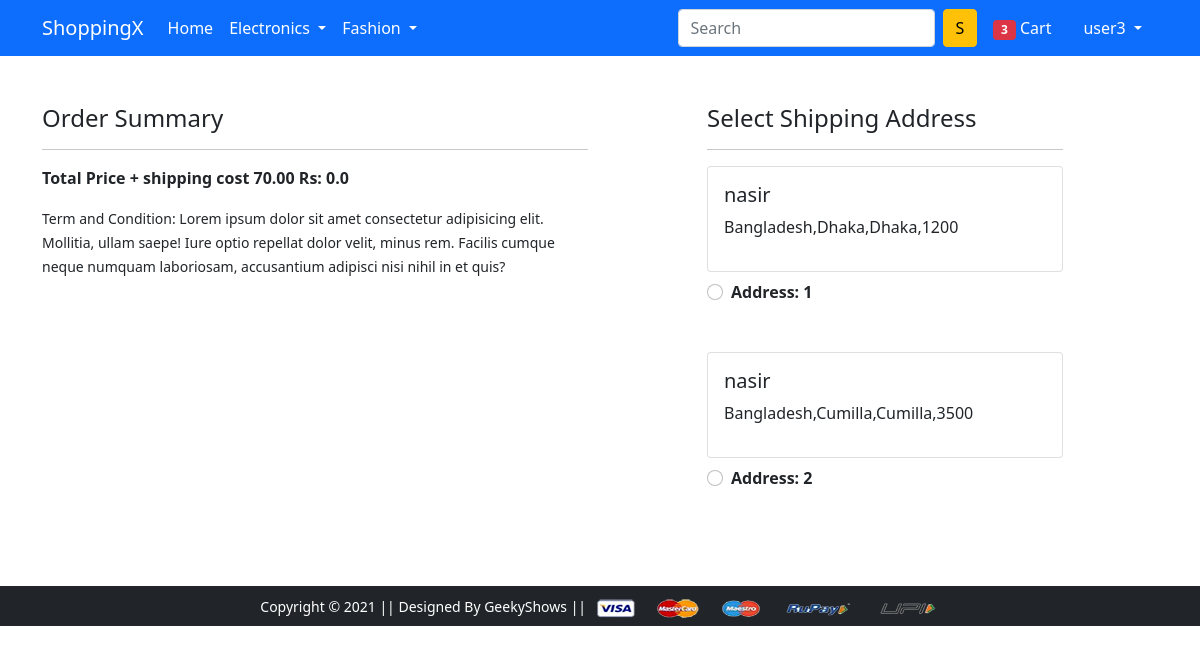
The app's page /checkout/ (signed in) with its own data.
### app/models.py (models this page shows, shortened)
class Customer(models.Model):
    user = models.ForeignKey(User,on_delete=models.CASCADE)
    name = models.CharField(max_length=200)
    locality = models.CharField(max_length=200)
    city = models.CharField(max_length=50)
    zipcode = models.IntegerField()
    state = models.CharField(choices=STATE_CHOICES,max_length=50)

### app/views.py (the view)
# urls.py: path('checkout/', views.checkout, name='checkout'),
@login_required
def checkout(request):
    user=request.user
    add=Customer.objects.filter(user=user)
    cart_items=Cart.objects.filter(user=user)
    amount=0.0
    sipping=70
    totalamount=0.0
    cart_product=[p for p in Cart.objects.all() if p.user==request.user]
    if cart_product:
        for p in cart_product:
            tempamount=(p.quantity*p.product.discounted_price)
            amount+=tempamount
        totalamount=amount+sipping
    return render(request, 'app/checkout.html',{'address':add,'cart_items':cart_items,'totalamount':totalamount})

### app/templates/app/checkout.html (shortened to what this page needs)
{% extends 'app/base.html' %}
{% load static %}
{% block main-content %}
<div class="container">
 <div class="row mt-5">
  <div class="col-sm-6">
    <h4>Order Summary</h4>
    <hr>
       <p class="fw-bold"> Total Price + shipping cost 70.00 Rs: {{totalamount}}</p>
    <small>Term and Condition: Lorem ipsum dolor sit amet consectetur adipisicing elit. Mollitia, ullam saepe! Iure optio repellat dolor velit, minus rem. Facilis cumque neque numquam laboriosam, accusantium adipisci nisi nihil in et quis?</small>
  </div>
  <div class="col-sm-4 offset-sm-1">
    <h4>Select Shipping Address</h4>
    <hr>
    <form action="/paymentdone" id="myform">
    {% for add in address %}
      <div class="card">
        <div class="card-body">
        <h5>{{add.name}}</h5>
        <p>{{add.locality}},{{add.city}},{{add.state}},{{add.zipcode}}</p>
        </div>
      </div>
        <div class="form-check mt-2 mb-5">
          <input class="form-check-input" type="radio" name="custid" id="cust{{forloop.counter}}" value="{{add.id}}">
          <label class="form-check-label fw-bold" for="">
            Address: {{add.id}} </label>
        </div>
        {% endfor %}
      </form>
    </div>
  </div>
</div>
{% endblock main-content %}

### app/templates/app/base.html (shortened to what this page needs)
<!doctype html>
{% load static %}
<html lang="en">
  <head>
    <link href="https://cdn.jsdelivr.net/npm/bootstrap@5.0.0-beta1/dist/css/bootstrap.min.css" rel="stylesheet">
    <link rel="stylesheet" href="{% static 'app/css/owl.carousel.min.css' %}">
    <link rel="stylesheet" href="{% static 'app/css/all.min.css' %}">
    <link rel="stylesheet" href="{% static 'app/css/style.css' %}">
  </head>
  <body>
    <nav class="navbar navbar-expand-lg navbar-dark bg-primary">
     <div class="container">
       <a class="navbar-brand" href="/">ShoppingX</a>
       <div class="collapse navbar-collapse" id="navbarSupportedContent">
         <ul class="navbar-nav me-auto mb-2 mb-lg-0">
           <li class="nav-item">
             <a class="nav-link active" aria-current="page" href="/">Home</a>
           </li>
           <li class="nav-item dropdown">
             <a class="nav-link dropdown-toggle text-white" href="#" id="electronicsDropdown" role="button" data-bs-toggle="dropdown" aria-expanded="false">
               Electronics
             </a>
           </li>
           <li class="nav-item dropdown">
             <a class="nav-link dropdown-toggle text-white" href="#" id="fashionDropdown" role="button" data-bs-toggle="dropdown" aria-expanded="false">
               Fashion
             </a>
           </li>
         </ul>
         <form class="d-flex">
           <input class="form-control me-2" type="search" placeholder="Search" aria-label="Search">
           <button class="btn btn-warning" type="submit">S</button>
         </form>
         <div>
          <ul class="navbar-nav me-auto mb-2 mb-lg-0">
            {% if user.is_authenticated %}
            <li class="nav-item mx-2">
             <a href="{% url 'showcart' %}" class="nav-link text-white"><span class="badge bg-danger">3</span> Cart </a>
            </li>
            <li class="nav-item dropdown mx-2">
              <a class="nav-link dropdown-toggle text-white" href="#" id="profileDropdown" role="button" data-bs-toggle="dropdown" aria-expanded="false">
                {{user.username}}
              </a>
            </li>
            {% endif %}
          </ul>
         </div>
       </div>
     </div>
    </nav>
    {% block main-content %} {% endblock main-content %}
    <footer class="container-fluid bg-dark text-center p-2 mt-5">
        <small class="text-white">Copyright &copy; 2021 || Designed By GeekyShows || </small>
        <img src="{% static 'app/images/payment.png' %}" alt="" srcset="" class="img-fluid" height="2px">
    </footer>
  </body>
</html>

### records on screen
Customer: name "nasir", locality "Bangladesh", city "Dhaka", state "Dhaka", zipcode "1200", id "1"
Customer: name "nasir", locality "Bangladesh", city "Cumilla", state "Cumilla", zipcode "3500", id "2"

### other values on screen
{{ user.username }} "user3"
{{ totalamount }} "0.0"
